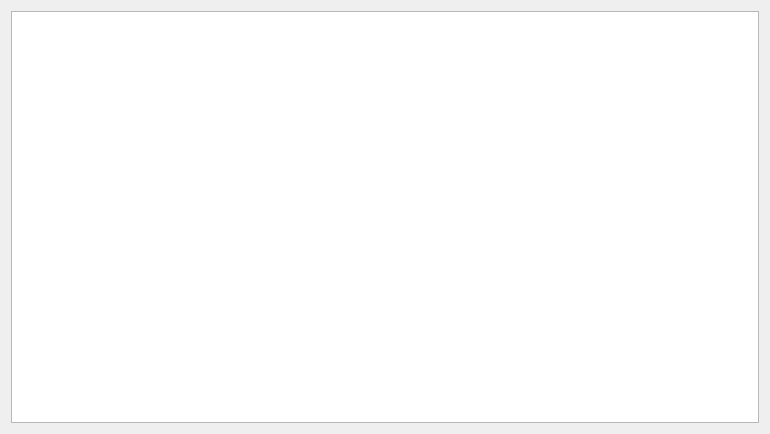
<?xml version="1.0" encoding="UTF-8"?>
<ui version="4.0">
 <class>ViewInventory</class>
 <widget class="QDialog" name="ViewInventory">
  <property name="geometry">
   <rect>
    <x>0</x>
    <y>0</y>
    <width>770</width>
    <height>434</height>
   </rect>
  </property>
  <property name="windowTitle">
   <string>Inventory</string>
  </property>
  <layout class="QVBoxLayout" name="verticalLayout">
   <item>
    <widget class="QTableView" name="tableView"/>
   </item>
  </layout>
 </widget>
 <resources/>
 <connections/>
</ui>
